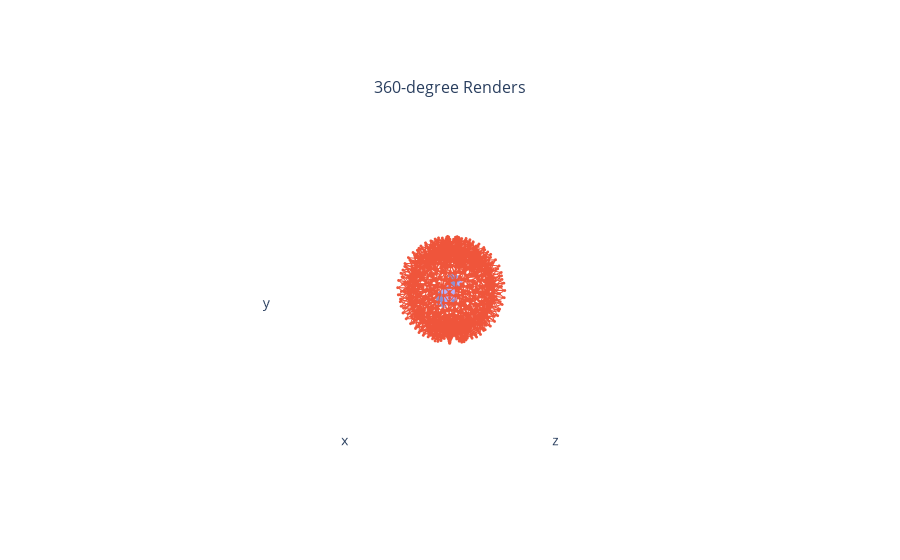

The code cell stored with this chart in its notebook:
### Code cell
from pytorch3d.vis.plotly_vis import plot_scene
plot_scene({
    "360-degree Renders": {
        "Mesh": meshes,
        "Cameras": cameras,
    }
})

### Figure 1 — Plotly figure (JSON) as saved in the notebook; plotly's stock layout.template omitted (floating-point values rounded to 4 significant figures; data arrays with more than 128 entries replaced by an {"elided": "..."} marker saying what was removed)
{"data": [{"i": {"elided": "5856 int values"}, "j": {"elided": "5856 int values"}, "k": {"elided": "5856 int values"}, "lighting": {"ambient": 0.8, "diffuse": 1, "facenormalsepsilon": 1e-06, "fresnel": 0, "roughness": 0.5, "specular": 0, "vertexnormalsepsilon": 1e-12}, "name": "Mesh", "scene": "scene", "type": "mesh3d", "vertexcolor": {"elided": "2930x3 float values"}, "x": {"elided": "2930 float values"}, "y": {"elided": "2930 float values"}, "z": {"elided": "2930 float values"}}, {"marker": {"size": 1}, "name": "Cameras", "scene": "scene", "type": "scatter3d", "x": {"elided": "5183 float values"}, "y": {"elided": "5183 float values"}, "z": {"elided": "5183 float values"}}], "layout": {"annotations": [{"font": {"size": 16}, "showarrow": false, "text": "360-degree Renders", "x": 0.5, "xanchor": "center", "xref": "paper", "y": 1, "yanchor": "bottom", "yref": "paper"}], "scene": {"aspectmode": "cube", "camera": {"up": {"x": 0, "y": 1, "z": 0}}, "domain": {"x": [0, 1], "y": [0, 1]}, "xaxis": {"backgroundcolor": "#fff", "range": [-5.954, 5.954], "showaxeslabels": false, "showgrid": false, "showline": false, "showticklabels": false, "ticks": "", "zeroline": false}, "yaxis": {"backgroundcolor": "#fff", "range": [-5.921, 5.988], "showaxeslabels": false, "showgrid": false, "showline": false, "showticklabels": false, "ticks": "", "zeroline": false}, "zaxis": {"backgroundcolor": "#fff", "range": [-5.861, 6.048], "showaxeslabels": false, "showgrid": false, "showline": false, "showticklabels": false, "ticks": "", "zeroline": false}}}}
